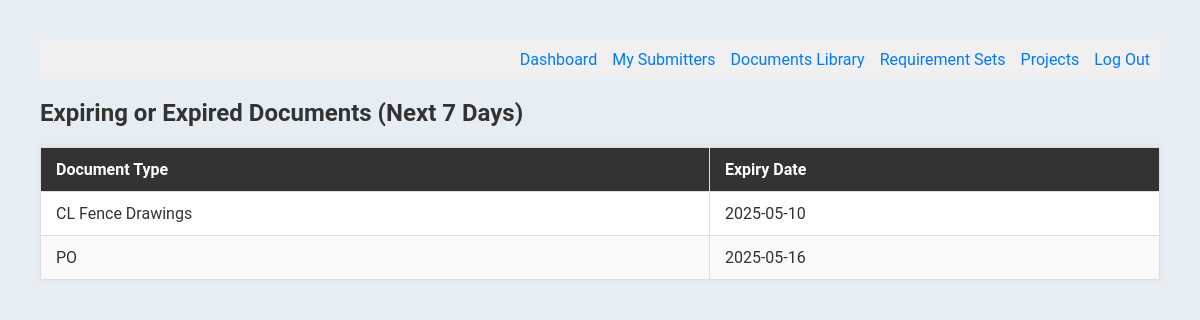
The page /expiration (signed in) on the database its author committed.
### tables this page shows
CREATE TABLE "docs" (
    id INTEGER PRIMARY KEY AUTOINCREMENT,
    link TEXT NOT NULL,
    date_submitted TEXT,
    expiry_date TEXT,
    confirmation TEXT,
    doc_type TEXT NOT NULL,
    submitting_user_id INTEGER NOT NULL,
    admin_user_id INTEGER NOT NULL,
    request_id INTEGER,
    doc_status TEXT DEFAULT "pending_review",
    filepath TEXT, 
    revision INTEGER DEFAULT 0,
    revised_at TIMESTAMP, comment text, expiry_required INTEGER DEFAULT 0,
    FOREIGN KEY (submitting_user_id) REFERENCES submitting_users(id),
    FOREIGN KEY (admin_user_id) REFERENCES admin_users(id),
    FOREIGN KEY (request_id) REFERENCES requests(id)
);

### app.py (the view)
@app.route("/expiration", methods=['GET', 'POST'])
def expiration():
    db = get_db()
    user_id = session.get("id")
    docs = db.execute("SELECT * FROM docs WHERE admin_user_id = ?", (user_id,)).fetchall()
    delta = date.today() + timedelta(days=7)
    expiring = []
    for doc in docs:
        try:
            expiry = datetime.strptime(doc["expiry_date"], "%Y-%m-%d").date()
            if expiry <= delta:
                expiring.append(doc)
            else:
                pass
        except Exception as e:
            pass
    expiring.sort(key=lambda doc: datetime.strptime(doc["expiry_date"], "%Y-%m-%d").date())
    return render_template("expiration.html", expiring=expiring)

### app.py (called while the page is built)
def get_db():
    conn = sqlite3.connect("database.db")
    conn.row_factory = sqlite3.Row
    return conn

### templates/expiration.html (shortened to what this page needs)
<!DOCTYPE html>
<html lang="en">
<head>
    <link rel="stylesheet" href="{{ url_for('static', filename='style.css') }}">
</head>
<body>
    <nav style="background-color: #f0f0f0; padding: 10px;">
        <a href="/admin" style="margin-right: 15px;">Dashboard</a>
        <a href="/my_submitters" style="margin-right: 15px;">My Submitters</a>
        <a href="/documents_library" style="margin-right: 15px;">Documents Library</a>
        <a href="/my_sets" style="margin-right: 15px;">Requirement Sets</a>
        <a href="/projects" style="margin-right: 15px;">Projects</a>
        <a href="/logout">Log Out</a>
    </nav>
    <h2>Expiring or Expired Documents (Next 7 Days)</h2>
    {% if expiring %}
    <table>
        <thead>
            <tr>
                <th>Document Type</th>
                <th>Expiry Date</th>
            </tr>
        </thead>
        <tbody>
            {% for doc in expiring %}
            <tr>
                <td>{{ doc["doc_type"] }}</td>
                <td>{{ doc["expiry_date"] }}</td>
            </tr>
            {% endfor %}
        </tbody>
    </table>
    {% else %}
        <p>No documents are expiring soon.</p>
    {% endif %}
</body>
</html>

### static/style.css (style rules this page uses)
body { font-family: 'Roboto', sans-serif; margin: 40px; background-color: #e6eef3; color: #333; }
nav { display: flex; background-color: #afcfee; padding: 10px; margin-bottom: 20px; justify-content: flex-end; text-decoration: none; align-items: center; }
a:link { color: #007bff; text-decoration: none; }
h1, h2, h3 { color: #333; }
table { width: 100%; border-collapse: collapse; background-color: #fff; box-shadow: 0 0 8px rgba(0, 0, 0, 0.05); }
thead { background-color: #333; color: #fff; }
th, td { padding: 12px 15px; border: 1px solid #ddd; text-align: left; }
tr:nth-child(even) { background-color: #f9f9f9; }
h1, h2, h3 { font-weight: 600; margin-top: 0; margin-bottom: 20px; }

### rows shown on the page
docs: doc_type "CL Fence Drawings", expiry_date "2025-05-10"
docs: doc_type "PO", expiry_date "2025-05-16"
